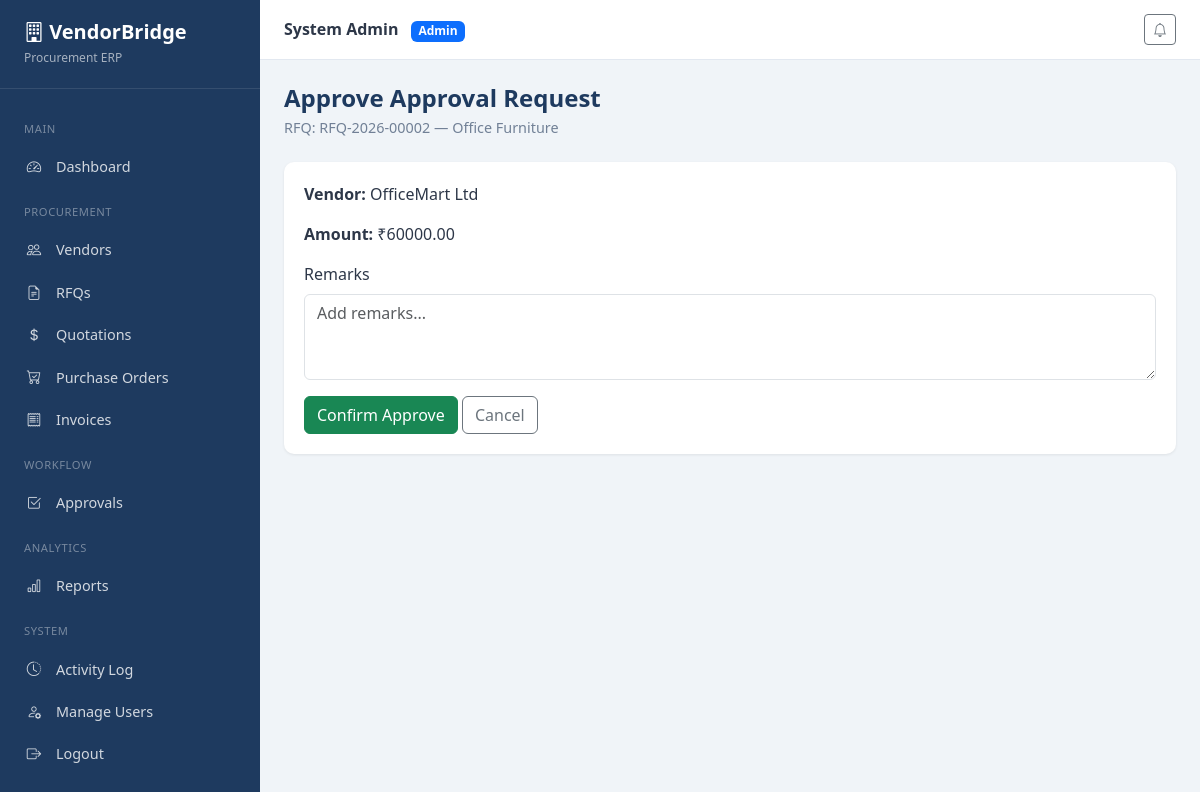
The app's page /procurement/approvals/2/approve/ (signed in) with its own data.
### accounts/models.py (models this page shows, shortened)
class User(AbstractUser):
    ROLE_ADMIN = 'admin'
    ROLE_PROCUREMENT = 'procurement_officer'
    ROLE_VENDOR = 'vendor'
    ROLE_MANAGER = 'manager'
    ROLE_CHOICES = [
        (ROLE_ADMIN, 'Admin'),
        (ROLE_PROCUREMENT, 'Procurement Officer'),
        (ROLE_VENDOR, 'Vendor'),
        (ROLE_MANAGER, 'Manager / Approver'),
    ]
    role = models.CharField(max_length=30, choices=ROLE_CHOICES, default=ROLE_PROCUREMENT)
    phone = models.CharField(max_length=20, blank=True)
    created_at = models.DateTimeField(auto_now_add=True)
    class Meta:
        ordering = ['username']
    @property
    def is_admin_role(self):
        return self.role == self.ROLE_ADMIN or self.is_superuser
    @property
    def is_vendor_role(self):
        return self.role == self.ROLE_VENDOR

### procurement/models.py (models this page shows, shortened)
class Approval(models.Model):
    STATUS_PENDING = 'pending'
    STATUS_APPROVED = 'approved'
    STATUS_REJECTED = 'rejected'
    STATUS_CHOICES = [
        (STATUS_PENDING, 'Pending'),
        (STATUS_APPROVED, 'Approved'),
        (STATUS_REJECTED, 'Rejected'),
    ]
    rfq = models.ForeignKey(RFQ, on_delete=models.CASCADE, related_name='approvals')
    quotation = models.ForeignKey(
        Quotation,
        on_delete=models.CASCADE,
        related_name='approvals',
        null=True,
        blank=True,
    )
    approver = models.ForeignKey(
        settings.AUTH_USER_MODEL,
        on_delete=models.SET_NULL,
        null=True,
        related_name='approvals',
    )
    status = models.CharField(max_length=20, choices=STATUS_CHOICES, default=STATUS_PENDING)
    remarks = models.TextField(blank=True)
    approval_date = models.DateTimeField(null=True, blank=True)
    created_at = models.DateTimeField(auto_now_add=True)
    class Meta:
        ordering = ['-created_at']

class RFQ(models.Model):
    STATUS_DRAFT = 'draft'
    STATUS_OPEN = 'open'
    STATUS_CLOSED = 'closed'
    STATUS_AWARDED = 'awarded'
    STATUS_CHOICES = [
        (STATUS_DRAFT, 'Draft'),
        (STATUS_OPEN, 'Open'),
        (STATUS_CLOSED, 'Closed'),
        (STATUS_AWARDED, 'Awarded'),
    ]
    rfq_number = models.CharField(max_length=30, unique=True, default=generate_rfq_number)
    title = models.CharField(max_length=200)
    product_name = models.CharField(max_length=200)
    description = models.TextField()
    quantity = models.PositiveIntegerField(default=1)
    deadline = models.DateTimeField()
    attachment = models.FileField(upload_to='rfq_attachments/', blank=True, null=True)
    assigned_vendors = models.ManyToManyField(Vendor, blank=True, related_name='assigned_rfqs')
    created_by = models.ForeignKey(
        settings.AUTH_USER_MODEL,
        on_delete=models.SET_NULL,
        null=True,
        related_name='created_rfqs',
    )
    status = models.CharField(max_length=20, choices=STATUS_CHOICES, default=STATUS_OPEN)
    created_at = models.DateTimeField(auto_now_add=True)
    class Meta:
        ordering = ['-created_at']
        verbose_name = 'RFQ'
        verbose_name_plural = 'RFQs'

class Quotation(models.Model):
    STATUS_DRAFT = 'draft'
    STATUS_SUBMITTED = 'submitted'
    STATUS_SELECTED = 'selected'
    STATUS_REJECTED = 'rejected'
    STATUS_CHOICES = [
        (STATUS_DRAFT, 'Draft'),
        (STATUS_SUBMITTED, 'Submitted'),
        (STATUS_SELECTED, 'Selected'),
        (STATUS_REJECTED, 'Rejected'),
    ]
    rfq = models.ForeignKey(RFQ, on_delete=models.CASCADE, related_name='quotations')
    vendor = models.ForeignKey(Vendor, on_delete=models.CASCADE, related_name='quotations')
    quoted_price = models.DecimalField(max_digits=12, decimal_places=2)
    delivery_timeline = models.PositiveIntegerField(help_text='Delivery timeline in days')
    notes = models.TextField(blank=True)
    status = models.CharField(max_length=20, choices=STATUS_CHOICES, default=STATUS_SUBMITTED)
    submission_date = models.DateTimeField(auto_now_add=True)
    updated_at = models.DateTimeField(auto_now=True)
    class Meta:
        ordering = ['quoted_price']
        unique_together = ['rfq', 'vendor']

### vendors/models.py (models this page shows, shortened)
class Vendor(models.Model):
    STATUS_ACTIVE = 'active'
    STATUS_INACTIVE = 'inactive'
    STATUS_CHOICES = [
        (STATUS_ACTIVE, 'Active'),
        (STATUS_INACTIVE, 'Inactive'),
    ]
    CATEGORY_CHOICES = [
        ('it', 'IT & Software'),
        ('office', 'Office Supplies'),
        ('manufacturing', 'Manufacturing'),
        ('services', 'Professional Services'),
        ('logistics', 'Logistics'),
        ('other', 'Other'),
    ]
    user = models.OneToOneField(
        settings.AUTH_USER_MODEL,
        on_delete=models.SET_NULL,
        null=True,
        blank=True,
        related_name='vendor_profile',
    )
    vendor_name = models.CharField(max_length=150)
    company_name = models.CharField(max_length=200)
    category = models.CharField(max_length=50, choices=CATEGORY_CHOICES, default='other')
    gst_number = models.CharField(max_length=20, blank=True)
    email = models.EmailField()
    phone = models.CharField(max_length=20)
    address = models.TextField()
    status = models.CharField(max_length=20, choices=STATUS_CHOICES, default=STATUS_ACTIVE)
    rating = models.DecimalField(max_digits=3, decimal_places=1, default=4.0)
    created_at = models.DateTimeField(auto_now_add=True)
    class Meta:
        ordering = ['company_name']

### procurement/views.py (the view, shortened to what this page needs)
# urls.py: path('approvals/<int:pk>/<str:action>/', views.approval_action, name='approval_action'),
@login_required
@role_required(User.ROLE_ADMIN, User.ROLE_MANAGER)
def approval_action(request, pk, action):
    approval = get_object_or_404(Approval, pk=pk, status=Approval.STATUS_PENDING)
    form = ApprovalActionForm(request.POST or None)
    return render(request, 'procurement/approval_action.html', {'approval': approval, 'action': action, 'form': form})

### procurement/forms.py
class ApprovalActionForm(forms.Form):
    remarks = forms.CharField(
        required=False,
        widget=forms.Textarea(attrs={'class': 'form-control', 'rows': 3, 'placeholder': 'Add remarks...'}),
    )

### core/context_processors.py (called while the page is built)
def notifications_processor(request):
    if request.user.is_authenticated:
        unread = request.user.notifications.filter(is_read=False).count()
        recent = request.user.notifications.all()[:5]
        return {'unread_notifications': unread, 'recent_notifications': recent}
    return {'unread_notifications': 0, 'recent_notifications': []}

### templates/procurement/approval_action.html (shortened to what this page needs)
{% extends 'base.html' %}
{% block content %}
<h1 class="page-title">{{ action|title }} Approval Request</h1>
<p class="page-subtitle">RFQ: {{ approval.rfq.rfq_number }} — {{ approval.rfq.title }}</p>
<div class="card-panel">
    <div class="card-body">
        <p><strong>Vendor:</strong> {{ approval.quotation.vendor.company_name }}</p>
        <p><strong>Amount:</strong> ₹{{ approval.quotation.quoted_price|floatformat:2 }}</p>
        <form method="post">
            <div class="mb-3">
                <label class="form-label">Remarks</label>
                {{ form.remarks }}
            </div>
            <button type="submit" class="btn btn-{% if action == 'approve' %}success{% else %}danger{% endif %}">
                Confirm {{ action|title }}
            </button>
            <a href="{% url 'procurement:approval_list' %}" class="btn btn-outline-secondary">Cancel</a>
        </form>
    </div>
</div>
{% endblock %}

### templates/partials/navbar.html (shortened to what this page needs)
<div class="topbar">
    <div class="d-flex align-items-center gap-3">
        <div>
            <strong>{{ user.get_full_name|default:user.username }}</strong>
            <span class="badge bg-primary ms-2">{{ user.get_role_display }}</span>
        </div>
    </div>
    <div class="d-flex align-items-center gap-3">
        <div class="dropdown">
            <button class="btn btn-sm btn-outline-secondary position-relative" data-bs-toggle="dropdown">
                <i class="bi bi-bell"></i>
            </button>
        </div>
    </div>
</div>

### records on screen
User: get_full_name "System Admin", role "Admin"
Approval: rfq.rfq_number "RFQ-2026-00002", rfq "Office Furniture", quotation.vendor.company_name "OfficeMart Ltd", quotation.quoted_price "60000.00"

### other values on screen
{{ action|title }} "Approve"
